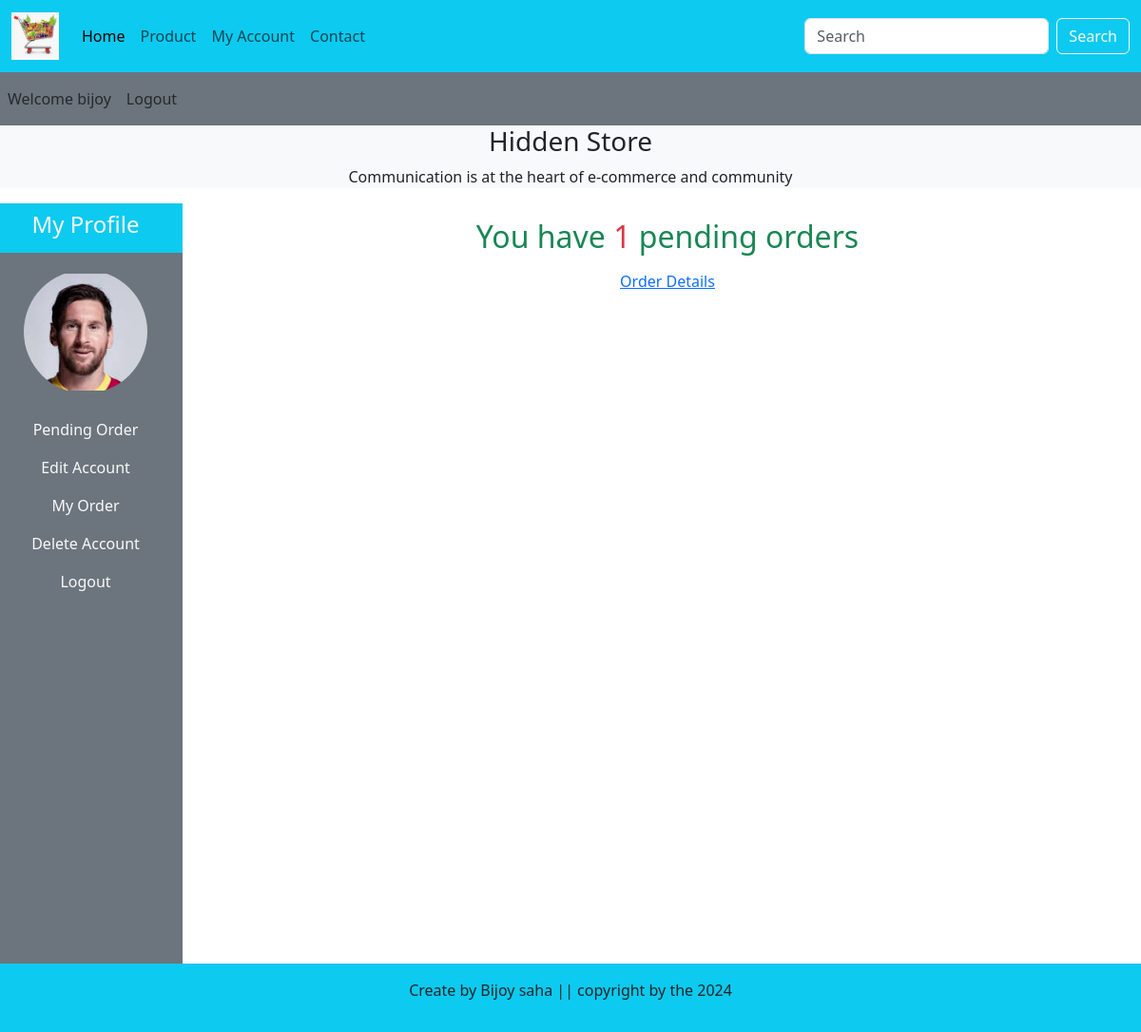
/user_area/user_profile.php (signed in), run on the app's committed database.
### tables this page shows
CREATE TABLE `user` (
  `user_id` int(11) NOT NULL,
  `username` varchar(100) NOT NULL,
  `user_email` varchar(250) NOT NULL,
  `user_password` varchar(255) NOT NULL,
  `user_image` varchar(100) NOT NULL,
  `user_ip` varchar(100) NOT NULL,
  `user_address` varchar(255) NOT NULL,
  `user_mobile` varchar(20) NOT NULL
);

### user_area/user_profile.php (the view, shortened to what this page needs)
<?php
include "../config/config.php";
include "../functions/common_function.php";
?>
<!DOCTYPE html>
<html lang="en">
<head>
	<link rel="stylesheet" href="https://cdnjs.cloudflare.com/ajax/libs/font-awesome/6.5.1/css/all.min.css"/>
	<link href="https://cdn.jsdelivr.net/npm/bootstrap@5.3.3/dist/css/bootstrap.min.css" rel="stylesheet">
	<link rel="stylesheet" href="../style.css" type="text/css">
</head>
<body>
	<div class="container-fluid bg-info p-0">
		<nav class="navbar navbar-expand-lg">
		  <div class="container-fluid">
		    <a class="navbar-brand" href="../index.php"><img src="../images/logo.jpg" alt="" class="logo"></a>
		    <div class="collapse navbar-collapse" id="navbarSupportedContent">
		      <ul class="navbar-nav me-auto mb-2 mb-lg-0">
		        <li class="nav-item">
		          <a class="nav-link active" aria-current="page" href="../index.php">Home</a>
		        </li>
		        <li class="nav-item">
		          <a class="nav-link" href="../all_product.php">Product</a>
		        </li>
		        <?php
		        	if(isset($_SESSION['username'])){
		        		echo "<li class='nav-item'>
		          	<a class='nav-link' href='user_profile.php'>My Account</a>
		        	</li>";
		        	}else{
		        		echo "<li class='nav-item'>
		          	<a class='nav-link' href='user_registation.php'>Register</a>
		        	</li>";
		        	}
		        ?>
		        <li class="nav-item">
		          <a class="nav-link" href="#">Contact</a>
		        </li>
		      </ul>
		      <form class="d-flex" role="search" action="search.php" method="get">
		        <input class="form-control me-2" type="text" name="search" placeholder="Search" aria-label="Search">
		        <input type="submit" name="submit" value="Search" class="btn btn-outline-light">
		      </form>
		    </div>
		  </div>
		</nav>
	</div>
<div class="navbar navbar-expand-lg bg-secondary navber-dark">
	<ul class="navbar-nav me-auto">
		<?php
			if(!isset($_SESSION['username'])){
				echo "<li class='nav-item'>
		    <a class='nav-link' href=''>Welcome Guest</a>
	  		</li>";
			}else{
				echo "<li class='nav-item'>
		    <a class='nav-link' href='#'>Welcome ". $_SESSION['username']." </a>
	  		</li>";
			}
		?>
	 	<?php
	 		if(!isset($_SESSION['username'])){
	 			echo "<li class='nav-item'>
		    <a class='nav-link' href='user_login.php'>Login</a>
	  		</li>";
	 		}else {
	 			echo "<li class='nav-item'>
		    <a class='nav-link' href='logout.php'>Logout</a>
	  		</li>";
	 		}
	 	?>
	</ul>
</div>
<div class="bg-light">
	<h3 class="text-center">Hidden Store</h3>
	<p class="text-center">Communication is at the heart of e-commerce and community</p>
</div>
<div class="row ">
	<div class="col-md-2 bg-danger p-0">
		<ul class="navbar-nav me-auto text-center bg-secondary" style="height: 100vh;">
			<li class="nav-item bg-info">
			   <a class="nav-link text-light" href="#"><h4>My Profile</h4></a>
		  </li>
		  <?php
		  	$user = $_SESSION['username'];
		  	$select_img = "SELECT * FROM user WHERE username = '$user'";
		  	$img_query = mysqli_query($conn,$select_img);
		  	$resutl = mysqli_fetch_assoc($img_query);
		  	$images = $resutl['user_image'];
		  ?>
			<li class="nav-item">
			   <a class="nav-link text-light" href="#"><img src="user_images/<?= $images; ?>" class="profile-pik" alt=""></a>
		  </li>
		  <li class="nav-item">
			   <a class="nav-link text-light" href="user_profile.php">Pending Order</a>
		  </li>
		  <li class="nav-item">
			   <a class="nav-link text-light" href="user_profile.php?edit_account">Edit Account</a>
		  </li>
		  <li class="nav-item">
			   <a class="nav-link text-light" href="user_profile.php?my_order">My Order</a>
		  </li>
		  <li class="nav-item">
			   <a class="nav-link text-light" href="user_profile.php?delete_account">Delete Account</a>
		  </li>
		  <li class="nav-item">
			   <a class="nav-link text-light" href="logout.php">Logout</a>
		  </li>
		</ul>
	</div>
	<div class="col-md-10 text-center">
		<?php
			get_count_pending_order();
		?>
	</div>
</div>
<div class="container-fluid bg-info text-center p-3">
	<p>Create by Bijoy saha || copyright by the <?php echo date("Y"); ?></p>
</div>
</body>
</html>

### functions/common_function.php (shortened to what this page needs)
<?php
function get_count_pending_order(){
	if(!isset($_GET['edit_account'])){
	if(!isset($_GET['my_order'])){
	if(!isset($_GET['delete_account'])){
		global $conn;
		$username = $_SESSION['username'];
		$sql = "SELECT * FROM user WHERE username = '$username'";
		$query = mysqli_query($conn,$sql);
		while($row = mysqli_fetch_assoc($query)){
			$user_id = $row['user_id'];
			$sql2 = "SELECT * FROM order_table WHERE user_id = $user_id AND order_status = 'pending'";
			$query2 = mysqli_query($conn,$sql2);
			$result = mysqli_num_rows($query2);
			if($result > 0){
				echo "<h2 class='text-center my-3 text-success'>You have <span class='text-danger'> $result</span> pending orders</h2>";
				echo "<p class='text-center'><a href='user_profile.php?my_order'>Order Details</a></p>";
			}else{
				echo "<p class='text-center my-3 text-success'>You have <span class='text-danger text-center'>0</span> pending orders</p>";
				echo "<a href='../index.php' class='text-center'>Explore Now</a>";
			}
		}
	}
	}
	}
}
?>

### style.css (style rules this page uses)
* { margin: 0; padding: 0; box-sizing: border-box; }
html { overflow-x: hidden; }
.logo { width: 50px; height: 50px; }
.profile-pik { width: 150px; margin: auto; height: 150px; object-fit: contain; display: block; border-radius: 50%; padding: 10px; }

### data on the page
user: user_image (picture), result "1"

### other printed values
$_SESSION['username'] "bijoy"
